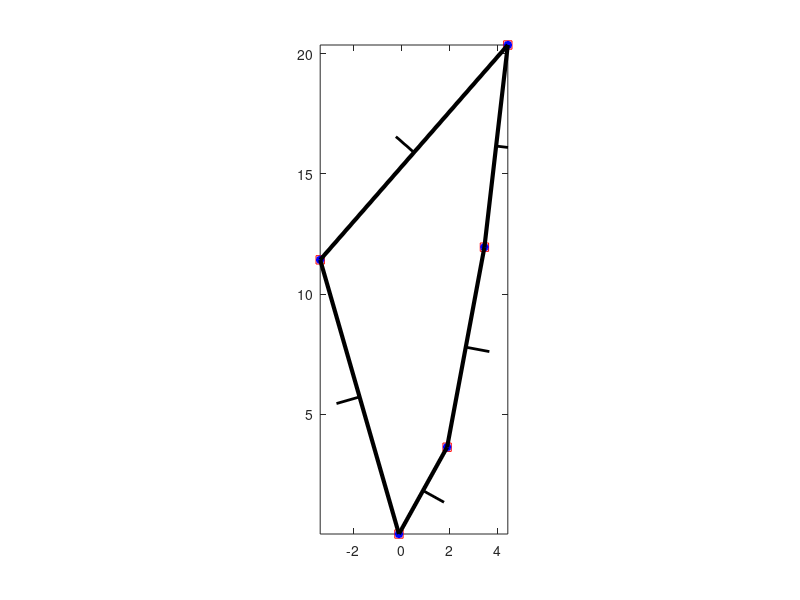

MATLAB code for this plot:
bPs = [
   -0.1012    0.0102
    1.9036    3.6235
    4.4309   20.3668
   -3.3798   11.4230
    3.4571   11.9514];
  
% Generate the convex hull
clf
plot(bPs(:,1), bPs(:,2), 'rs'); hold on;
k = convhull(bPs(:,1), bPs(:,2));
plot(bPs(k,1),bPs(k,2),'r-',bPs(:,1), bPs(:,2),'b*','LineWidth', 2);
axis([min(bPs(:,1)), max(bPs(:,1)), min(bPs(:,2)), max(bPs(:,2))]); axis equal

% Generate the inequalities for the convex hull
A = [];
b = [];
for i = 1 : (size(k,1) - 1)
  p1 = bPs(k(i),:); p2 = bPs(k(i+1),:);
  v21 = (p2 - p1) / norm(p2 - p1);
  hi = -[-v21(2), v21(1)];
  ci = dot(hi,p1);
  pm = (p2 + p1) / 2.0;
  pe = pm + hi;
  ps = [pm; pe];
  plot(ps(:,1), ps(:,2), 'k-', 'LineWidth', 2); hold on;
  ps = [p1; p2];
  plot(ps(:,1), ps(:,2), 'k-', 'LineWidth', 3); hold on;
  pause
  axis equal  
  A(end+1,:) = hi;
  b(end+1,:) = ci;
end
if(dot(mean(bPs), A(2,:)) > b(2)), A = -A; b = -b; 'flipped', end;

% Find the largest "edge"
n = 2;
for i = 4 : 4 %(size(k,1) - 1)
  
  % Accumulate the constraint for each edge
  thi = [];
  for j = 1 : (size(k,1) - 1)
      if(i == j), continue; end
      h1 = A((i), 1:n);
      h2 = A((j), 1:n);
      costh = dot(h1,h2) / (norm(h1) * norm(h2));
      th = acos(costh);
      [i,j,h1,h2,th/pi*180]
      thi(end+1) = sin(th);
  end
  thi
end